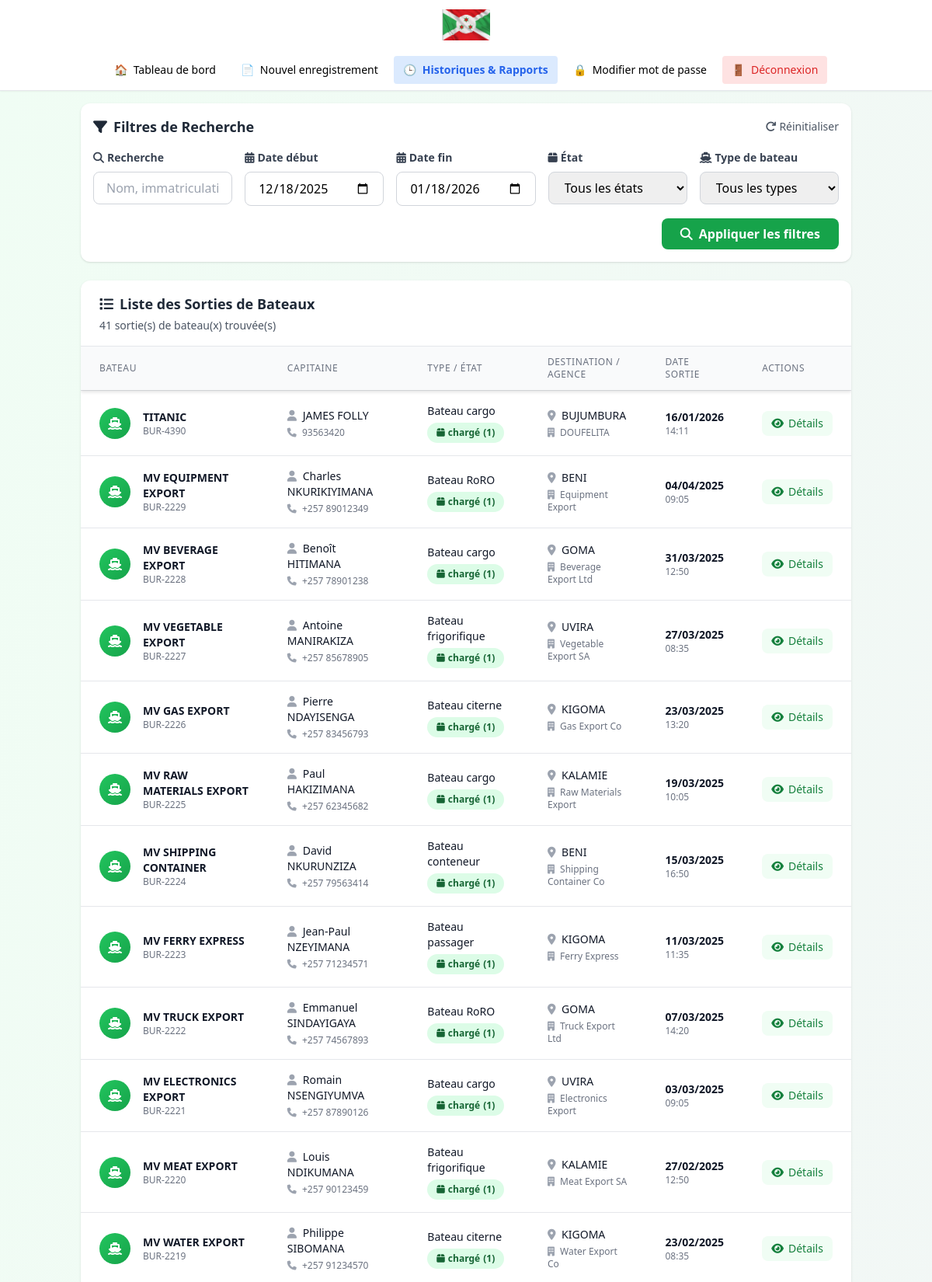
The page /dashboards/sortie_bateau/historiques.php (signed in, upper part) on the database its author committed.
### tables this page shows
CREATE TABLE IF NOT EXISTS `bateau_sortant` (
  `id` int NOT NULL AUTO_INCREMENT,
  `id_type_bateau` int DEFAULT NULL,
  `nom_navire` varchar(100) NOT NULL,
  `immatriculation` varchar(50) DEFAULT NULL,
  `nom_capitaine` varchar(100) NOT NULL,
  `prenom_capitaine` varchar(100) NOT NULL,
  `tel_capitaine` varchar(20) DEFAULT NULL,
  `agence` varchar(100) DEFAULT NULL,
  `hauteur` decimal(10,2) DEFAULT NULL,
  `longueur` decimal(10,2) DEFAULT NULL,
  `largeur` decimal(10,2) DEFAULT NULL,
  `id_destination_port` int DEFAULT NULL,
  `etat` enum('vide','chargé') DEFAULT 'vide',
  `note` text,
  `date_sortie` datetime DEFAULT CURRENT_TIMESTAMP,
  `agent_enregistrement` varchar(200) DEFAULT NULL,
  PRIMARY KEY (`id`),
  KEY `id_type_bateau` (`id_type_bateau`),
  KEY `id_destination_port` (`id_destination_port`)
);

CREATE TABLE IF NOT EXISTS `type_bateau` (
  `id` smallint NOT NULL AUTO_INCREMENT,
  `nom` varchar(30) NOT NULL,
  PRIMARY KEY (`id`)
);

CREATE TABLE IF NOT EXISTS `port` (
  `id` smallint NOT NULL AUTO_INCREMENT,
  `nom` varchar(30) NOT NULL,
  `pays` varchar(50) NOT NULL,
  PRIMARY KEY (`id`)
);

### dashboards/sortie_bateau/historiques.php (the view, shortened to what this page needs)
<?php
require_once '../../config/db_connect.php';
function safe_html($value) {
    return htmlspecialchars($value ?? '', ENT_QUOTES, 'UTF-8');
}
$search = $_GET['search'] ?? '';
$date_debut = $_GET['date_debut'] ?? '';
$date_fin = $_GET['date_fin'] ?? '';
$etat = $_GET['etat'] ?? '';
try {
    $result = $conn->query("SELECT * FROM type_bateau ORDER BY nom");
} catch (Exception $e) {
    $error = "Erreur lors du chargement des types de bateaux: " . $e->getMessage();
}
$bateaux = [];
$total_bateaux = 0;
try {
    $query = "
        SELECT bs.*, tb.nom as type_bateau, p.nom as destination_port_nom,
               (SELECT COUNT(*) FROM marchandise_bateau_sortant WHERE id_bateau_sortant = bs.id) as nb_marchandises
        FROM bateau_sortant bs
        LEFT JOIN type_bateau tb ON bs.id_type_bateau = tb.id
        LEFT JOIN port p ON bs.id_destination_port = p.id
        WHERE 1=1
    ";
    $params = [];
    $types = '';
    $query .= " ORDER BY bs.date_sortie DESC";
    if (!empty($params)) {
        $stmt = $conn->prepare($query);
        $stmt->bind_param($types, ...$params);
        $stmt->execute();
        $result = $stmt->get_result();
    } else {
        $result = $conn->query($query);
    }
    $bateaux = $result->fetch_all(MYSQLI_ASSOC);
    $total_bateaux = count($bateaux);
} catch (Exception $e) {
    $error = "Erreur lors du chargement des données: " . $e->getMessage();
}
?>
<!DOCTYPE html>
<html lang="fr">
<head>
    <script src="https://cdn.tailwindcss.com"></script>
    <link rel="stylesheet" href="https://cdnjs.cloudflare.com/ajax/libs/font-awesome/6.4.0/css/all.min.css">
</head>
<body class="bg-gradient-to-br from-green-50 to-gray-100 min-h-screen">
    <?php include '../../includes/navbar.php'; ?>
    <div class="container mx-auto p-4">
        <div class="bg-white shadow rounded-xl p-4 mb-6">
            <div class="flex items-center justify-between mb-4">
                <h2 class="text-lg font-bold text-gray-800">
                    <i class="fas fa-filter mr-2"></i>Filtres de Recherche
                </h2>
                <button type="button" onclick="resetFilters()"
                        class="text-sm text-gray-600 hover:text-gray-800 flex items-center">
                    <i class="fas fa-redo mr-1"></i>Réinitialiser
                </button>
            </div>
            <form method="GET" class="space-y-4">
                <div class="grid grid-cols-1 md:grid-cols-5 gap-4">
                    <div>
                        <label class="block text-gray-700 text-sm font-bold mb-2" for="search">
                            <i class="fas fa-search mr-1"></i>Recherche
                        </label>
                        <input type="text" id="search" name="search"
                               value="<?php echo safe_html($search); ?>"
                               placeholder="Nom, immatriculation, capitaine..."
                               class="w-full px-4 py-2 border border-gray-300 rounded-lg focus:outline-none focus:ring-2 focus:ring-green-500 focus:border-transparent">
                    </div>
                    <div>
                        <label class="block text-gray-700 text-sm font-bold mb-2" for="date_debut">
                            <i class="fas fa-calendar-alt mr-1"></i>Date début
                        </label>
                        <input type="date" id="date_debut" name="date_debut"
                               value="<?php echo safe_html($date_debut); ?>"
                               class="w-full px-4 py-2 border border-gray-300 rounded-lg focus:outline-none focus:ring-2 focus:ring-green-500 focus:border-transparent">
                    </div>
                    <div>
                        <label class="block text-gray-700 text-sm font-bold mb-2" for="date_fin">
                            <i class="fas fa-calendar-alt mr-1"></i>Date fin
                        </label>
                        <input type="date" id="date_fin" name="date_fin"
                               value="<?php echo safe_html($date_fin); ?>"
                               class="w-full px-4 py-2 border border-gray-300 rounded-lg focus:outline-none focus:ring-2 focus:ring-green-500 focus:border-transparent">
                    </div>
                    <div>
                        <label class="block text-gray-700 text-sm font-bold mb-2" for="etat">
                            <i class="fas fa-box mr-1"></i>État
                        </label>
                        <select id="etat" name="etat"
                                class="w-full px-4 py-2 border border-gray-300 rounded-lg focus:outline-none focus:ring-2 focus:ring-green-500 focus:border-transparent">
                            <option value="tous" <?php echo $etat === 'tous' || $etat === '' ? 'selected' : ''; ?>>Tous les états</option>
                        </select>
                    </div>
                    <div>
                        <label class="block text-gray-700 text-sm font-bold mb-2" for="type_bateau">
                            <i class="fas fa-ship mr-1"></i>Type de bateau
                        </label>
                        <select id="type_bateau" name="type_bateau"
                                class="w-full px-4 py-2 border border-gray-300 rounded-lg focus:outline-none focus:ring-2 focus:ring-green-500 focus:border-transparent">
                            <option value="">Tous les types</option>
                        </select>
                    </div>
                </div>
                <div class="grid grid-cols-1 md:grid-cols-2 gap-4">
                    <div class="md:col-span-3 flex items-end justify-end space-x-2">
                        <button type="submit"
                                class="bg-green-600 hover:bg-green-700 text-white font-bold py-2 px-6 rounded-lg transition duration-200 flex items-center">
                            <i class="fas fa-search mr-2"></i>Appliquer les filtres
                        </button>
                    </div>
                </div>
            </form>
        </div>
        <div class="bg-white shadow rounded-xl overflow-hidden">
            <div class="px-6 py-4 border-b border-gray-200">
                <div class="flex flex-col md:flex-row md:items-center justify-between">
                    <div>
                        <h2 class="text-lg font-bold text-gray-800">
                            <i class="fas fa-list mr-2"></i>Liste des Sorties de Bateaux
                        </h2>
                        <p class="text-sm text-gray-600 mt-1">
                            <?php echo $total_bateaux; ?> sortie(s) de bateau(x) trouvée(s)
                        </p>
                    </div>
                </div>
            </div>
            <div id="tableView" class="scrollable-table">
                <table class="min-w-full divide-y divide-gray-200">
                    <thead class="sticky-header bg-gray-50">
                        <tr>
                            <th class="px-6 py-3 text-left text-xs font-medium text-gray-500 uppercase tracking-wider">Bateau</th>
                            <th class="px-6 py-3 text-left text-xs font-medium text-gray-500 uppercase tracking-wider">Capitaine</th>
                            <th class="px-6 py-3 text-left text-xs font-medium text-gray-500 uppercase tracking-wider">Type / État</th>
                            <th class="px-6 py-3 text-left text-xs font-medium text-gray-500 uppercase tracking-wider">Destination / Agence</th>
                            <th class="px-6 py-3 text-left text-xs font-medium text-gray-500 uppercase tracking-wider">Date Sortie</th>
                            <th class="px-6 py-3 text-left text-xs font-medium text-gray-500 uppercase tracking-wider">Actions</th>
                        </tr>
                    </thead>
                    <tbody class="bg-white divide-y divide-gray-200">
                        <?php foreach ($bateaux as $bateau): ?>
                        <tr class="hover:bg-green-50 transition-colors duration-150">
                            <td class="px-6 py-4">
                                <div class="flex items-center">
                                    <div class="flex-shrink-0 h-10 w-10 bg-gradient-to-br from-green-500 to-green-600 rounded-full flex items-center justify-center">
                                        <i class="fas fa-ship text-white"></i>
                                    </div>
                                    <div class="ml-4">
                                        <div class="text-sm font-bold text-gray-900">
                                            <?php echo safe_html($bateau['nom_navire']); ?>
                                        </div>
                                        <div class="text-xs text-gray-500 font-medium">
                                            <?php echo safe_html($bateau['immatriculation']); ?>
                                        </div>
                                    </div>
                                </div>
                            </td>
                            <td class="px-6 py-4">
                                <div class="text-sm font-medium text-gray-900">
                                    <i class="fas fa-user text-gray-400 mr-1"></i>
                                    <?php echo safe_html(($bateau['prenom_capitaine'] ?? '') . ' ' . ($bateau['nom_capitaine'] ?? '')); ?>
                                </div>
                                <?php if ($bateau['tel_capitaine']): ?>
                                <div class="text-xs text-gray-500 mt-1">
                                    <i class="fas fa-phone text-gray-400 mr-1"></i>
                                    <?php echo safe_html($bateau['tel_capitaine']); ?>
                                </div>
                                <?php endif; ?>
                            </td>
                            <td class="px-6 py-4">
                                <div class="text-sm font-medium text-gray-900 mb-1">
                                    <?php echo safe_html($bateau['type_bateau'] ?? 'Non spécifié'); ?>
                                </div>
                                <div>
                                    <span class="info-badge <?php echo $bateau['etat'] == 'chargé' ? 'bg-green-100 text-green-800' : 'bg-gray-100 text-gray-800'; ?>">
                                        <i class="fas <?php echo $bateau['etat'] == 'chargé' ? 'fa-box' : 'fa-box-open'; ?> mr-1"></i>
                                        <?php echo safe_html($bateau['etat']); ?>
                                        <?php if ($bateau['etat'] == 'chargé' && $bateau['nb_marchandises'] > 0): ?>
                                            <span class="ml-1">(<?php echo $bateau['nb_marchandises']; ?>)</span>
                                        <?php endif; ?>
                                    </span>
                                </div>
                            </td>
                            <td class="px-6 py-4">
                                <div class="text-sm font-medium text-gray-900">
                                    <i class="fas fa-map-marker-alt text-gray-400 mr-1"></i>
                                    <?php echo safe_html($bateau['destination_port_nom'] ?? 'Non spécifié'); ?>
                                </div>
                                <?php if ($bateau['agence']): ?>
                                <div class="text-xs text-gray-500 mt-1">
                                    <i class="fas fa-building text-gray-400 mr-1"></i>
                                    <?php echo safe_html($bateau['agence']); ?>
                                </div>
                                <?php endif; ?>
                            </td>
                            <td class="px-6 py-4">
                                <div class="text-sm font-bold text-gray-900">
                                    <?php echo date('d/m/Y', strtotime($bateau['date_sortie'] ?? '')); ?>
                                </div>
                                <div class="text-xs text-gray-500">
                                    <?php echo date('H:i', strtotime($bateau['date_sortie'] ?? '')); ?>
                                </div>
                            </td>
                            <td class="px-6 py-4 whitespace-nowrap">
                                <div class="flex space-x-2">
                                    <button onclick="openModal(<?php echo $bateau['id']; ?>)"
                                            class="inline-flex items-center px-3 py-1.5 bg-green-50 hover:bg-green-100 text-green-700 rounded-lg text-sm font-medium transition duration-200">
                                        <i class="fas fa-eye mr-1.5"></i>Détails
                                    </button>
                                </div>
                            </td>
                        </tr>
                        <?php endforeach; ?>
                    </tbody>
                </table>
            </div>
        </div>
    </div>
</body>
</html>

### dashboards/sortie_bateau/historiques.php (style rules this page uses)
.scrollable-table { max-height: 65vh; overflow-y: auto; }
.sticky-header { position: sticky; top: 0; background-color: #ffffff; z-index: 10; box-shadow: 0 2px 4px rgba(0,0,0,0.1); }
.info-badge { display: inline-flex; align-items: center; padding: 0.25rem 0.75rem; border-radius: 9999px; font-size: 0.75rem; font-weight: 600; }

### rows shown on the page
bateau_sortant: nom_navire "TITANIC", immatriculation "BUR-4390", prenom_capitaine+nom_capitaine "JAMES FOLLY", tel_capitaine "93563420", id_type_bateau.nom "Bateau cargo", etat "chargé", nb_marchandises "1", port.nom "BUJUMBURA", agence "DOUFELITA", date_sortie "16/01/2026", date_sortie "14:11"
bateau_sortant: nom_navire "MV EQUIPMENT EXPORT", immatriculation "BUR-2229", prenom_capitaine+nom_capitaine "Charles NKURIKIYIMANA", tel_capitaine "+257 89012349", id_type_bateau.nom "Bateau RoRO", etat "chargé", nb_marchandises "1", port.nom "BENI", agence "Equipment Export", date_sortie "04/04/2025", date_sortie "09:05"
bateau_sortant: nom_navire "MV BEVERAGE EXPORT", immatriculation "BUR-2228", prenom_capitaine+nom_capitaine "Benoît HITIMANA", tel_capitaine "+257 78901238", id_type_bateau.nom "Bateau cargo", etat "chargé", nb_marchandises "1", port.nom "GOMA", agence "Beverage Export Ltd", date_sortie "31/03/2025", date_sortie "12:50"
bateau_sortant: nom_navire "MV VEGETABLE EXPORT", immatriculation "BUR-2227", prenom_capitaine+nom_capitaine "Antoine MANIRAKIZA", tel_capitaine "+257 85678905", id_type_bateau.nom "Bateau frigorifique", etat "chargé", nb_marchandises "1", port.nom "UVIRA", agence "Vegetable Export SA", date_sortie "27/03/2025", date_sortie "08:35"
bateau_sortant: nom_navire "MV GAS EXPORT", immatriculation "BUR-2226", prenom_capitaine+nom_capitaine "Pierre NDAYISENGA", tel_capitaine "+257 83456793", id_type_bateau.nom "Bateau citerne", etat "chargé", nb_marchandises "1", port.nom "KIGOMA", agence "Gas Export Co", date_sortie "23/03/2025", date_sortie "13:20"
bateau_sortant: nom_navire "MV RAW MATERIALS EXPORT", immatriculation "BUR-2225", prenom_capitaine+nom_capitaine "Paul HAKIZIMANA", tel_capitaine "+257 62345682", id_type_bateau.nom "Bateau cargo", etat "chargé", nb_marchandises "1", port.nom "KALAMIE", agence "Raw Materials Export", date_sortie "19/03/2025", date_sortie "10:05"
bateau_sortant: nom_navire "MV SHIPPING CONTAINER", immatriculation "BUR-2224", prenom_capitaine+nom_capitaine "David NKURUNZIZA", tel_capitaine "+257 79563414", id_type_bateau.nom "Bateau conteneur", etat "chargé", nb_marchandises "1", port.nom "BENI", agence "Shipping Container Co", date_sortie "15/03/2025", date_sortie "16:50"
bateau_sortant: nom_navire "MV FERRY EXPRESS", immatriculation "BUR-2223", prenom_capitaine+nom_capitaine "Jean-Paul NZEYIMANA", tel_capitaine "+257 71234571", id_type_bateau.nom "Bateau passager", etat "chargé", nb_marchandises "1", port.nom "KIGOMA", agence "Ferry Express", date_sortie "11/03/2025", date_sortie "11:35"
bateau_sortant: nom_navire "MV TRUCK EXPORT", immatriculation "BUR-2222", prenom_capitaine+nom_capitaine "Emmanuel SINDAYIGAYA", tel_capitaine "+257 74567893", id_type_bateau.nom "Bateau RoRO", etat "chargé", nb_marchandises "1", port.nom "GOMA", agence "Truck Export Ltd", date_sortie "07/03/2025", date_sortie "14:20"
bateau_sortant: nom_navire "MV ELECTRONICS EXPORT", immatriculation "BUR-2221", prenom_capitaine+nom_capitaine "Romain NSENGIYUMVA", tel_capitaine "+257 87890126", id_type_bateau.nom "Bateau cargo", etat "chargé", nb_marchandises "1", port.nom "UVIRA", agence "Electronics Export", date_sortie "03/03/2025", date_sortie "09:05"
bateau_sortant: nom_navire "MV MEAT EXPORT", immatriculation "BUR-2220", prenom_capitaine+nom_capitaine "Louis NDIKUMANA", tel_capitaine "+257 90123459", id_type_bateau.nom "Bateau frigorifique", etat "chargé", nb_marchandises "1", port.nom "KALAMIE", agence "Meat Export SA", date_sortie "27/02/2025", date_sortie "12:50"
bateau_sortant: nom_navire "MV WATER EXPORT", immatriculation "BUR-2219", prenom_capitaine+nom_capitaine "Philippe SIBOMANA", tel_capitaine "+257 91234570", id_type_bateau.nom "Bateau citerne", etat "chargé", nb_marchandises "1", port.nom "KIGOMA", agence "Water Export Co", date_sortie "23/02/2025", date_sortie "08:35"

### other values the page prints
$total_bateaux "41"
